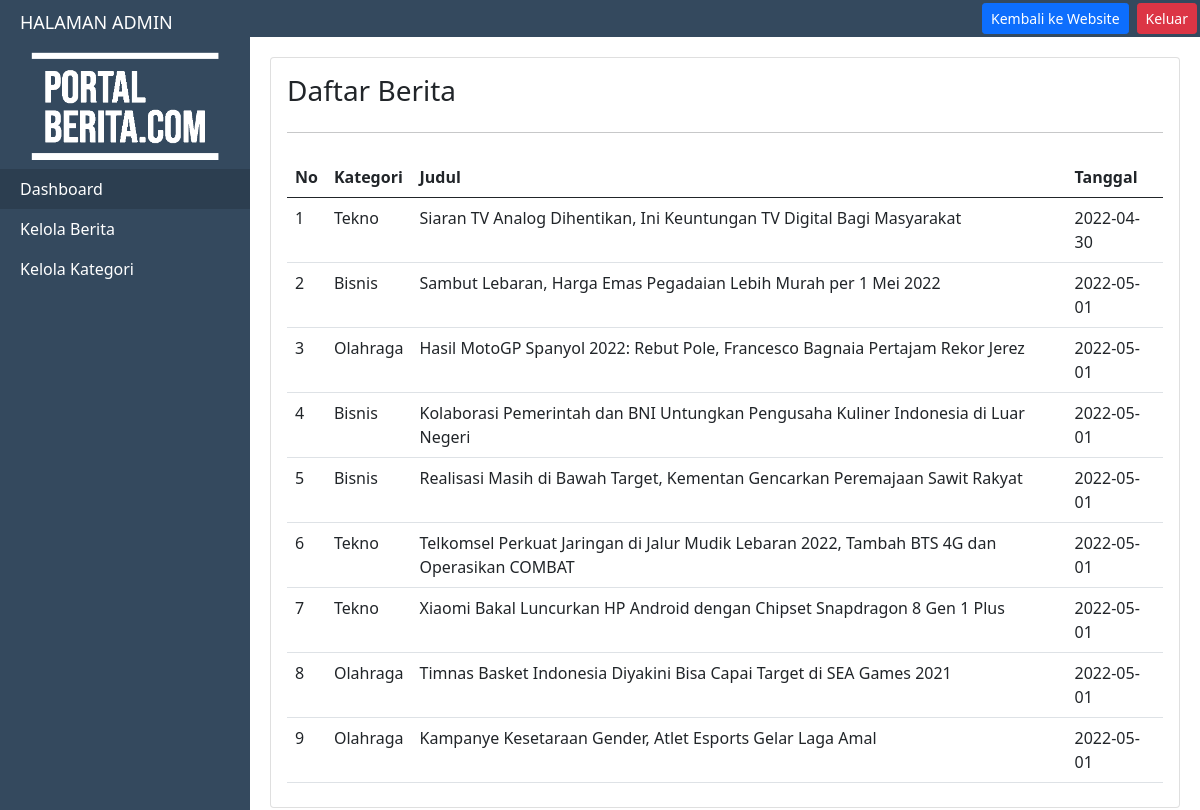
/admin/index.php (signed in), run on the app's committed database.
### tables this page shows
CREATE TABLE `berita` (
  `id_berita` int(11) NOT NULL,
  `id_kategori` int(11) NOT NULL,
  `judul` varchar(255) NOT NULL,
  `tanggal` date NOT NULL,
  `isi` text NOT NULL,
  `gambar` varchar(255) NOT NULL
);

CREATE TABLE `kategori` (
  `id_kategori` int(11) NOT NULL,
  `kategori` varchar(50) NOT NULL
);

### admin/functions.php (called while the page is built, shortened)
<?php
$db = mysqli_connect("localhost", "root", "", "portal_berita");
function query($query)
{
	global $db;
	$result = mysqli_query($db, $query);
	$rows = [];
	while ($row = mysqli_fetch_assoc($result)) {
		$rows[] = $row;
	}
	return $rows;
}

### admin/index.php (the view, shortened to what this page needs)
<?php
require 'functions.php';
$berita = query("SELECT * FROM berita,kategori where berita.id_kategori=kategori.id_kategori");
?>
<!doctype html>
<html lang="en">
<head>
    <link href="https://cdn.jsdelivr.net/npm/bootstrap@5.0.2/dist/css/bootstrap.min.css" rel="stylesheet">
    <link rel="stylesheet" href="../css/style.css">
</head>
<body>
    <div id="wrapper">
        <div id="sidebar-wrapper">
            <ul class="sidebar-nav">
                <li class="sidebar-brand">
                    <a href="index.php" class="text-white">
                        HALAMAN ADMIN
                    </a>
                </li>
                <li class="d-flex justify-content-center">
                    <img src="../img/logo_white.png" alt="" class="w-75 h-75 py-2">
                </li>
                <li class="active">
                    <a href="index.php">Dashboard</a>
                </li>
                <li>
                    <a href="kelola_berita.php">Kelola Berita</a>
                </li>
                <li>
                    <a href="kelola_kategori.php">Kelola Kategori</a>
                </li>
            </ul>
        </div>
        <div id="header" class="sticky-top">
            <div class="d-flex justify-content-end">
                <a href="../" class="btn btn-primary btn-sm mx-2">Kembali ke Website</a>
                <a href="logout.php" class="btn btn-danger btn-sm">Keluar</a>
            </div>
        </div>
        <div id="page-content-wrapper">
            <div class="container-fluid">
                <div class="row">
                    <div class="card col-lg-12 p-3">
                        <h3>Daftar Berita</h3>
                        <hr>
                        <table class="table my-2">
                            <thead>
                                <tr>
                                    <th>No</th>
                                    <th>Kategori</th>
                                    <th>Judul</th>
                                    <th>Tanggal</th>
                                </tr>
                            </thead>
                            <tbody>
                                <?php $i = 1; ?>
                                <?php foreach ($berita as $row) : ?>
                                    <tr>
                                        <td><?php echo $i; ?></td>
                                        <td><?php echo $row["kategori"]; ?></td>
                                        <td><?php echo $row["judul"]; ?></td>
                                        <td><?php echo $row["tanggal"]; ?></td>
                                    </tr>
                                    <?php $i++; ?>
                                <?php endforeach; ?>
                            </tbody>
                        </table>
                    </div>
                </div>
            </div>
        </div>
    </div>
</body>
</html>

### css/style.css (style rules this page uses)
body { overflow-x: hidden; }
#wrapper { padding-left: 0; }
#sidebar-wrapper { z-index: 1000; position: fixed; left: 250px; width: 0; height: 100%; margin-left: -250px; overflow-y: auto; background: #34495e; }
#page-content-wrapper { width: 100%; position: absolute; padding: 15px; }
.sidebar-nav { position: absolute; top: 0; width: 250px; margin: 0; padding: 0; list-style: none; }
.sidebar-nav li { text-indent: 20px; line-height: 40px; }
.sidebar-nav li a { display: block; text-decoration: none; color: #fff; }
.sidebar-nav > .sidebar-brand { height: 44px; font-size: 18px; line-height: 45px; }
.sidebar-nav > .sidebar-brand a { color: #999999; }
@media (min-width:768px) { #wrapper { padding-left: 250px; } }
@media (min-width:768px) { #sidebar-wrapper { width: 250px; } }
@media (min-width:768px) { #page-content-wrapper { padding: 20px; position: relative; } }
#header { background-color: #34495e; padding: 3px; }
li.active > a { background-color: #2c3e50; color: #fff; }

### data on the page
berita: id_kategori.kategori "Tekno", judul "Siaran TV Analog Dihentikan, Ini Keuntungan TV Digital Bagi Masyarakat", tanggal "2022-04-30"
berita: id_kategori.kategori "Bisnis", judul "Sambut Lebaran, Harga Emas Pegadaian Lebih Murah per 1 Mei 2022", tanggal "2022-05-01"
berita: id_kategori.kategori "Olahraga", judul "Hasil MotoGP Spanyol 2022: Rebut Pole, Francesco Bagnaia Pertajam Rekor Jerez", tanggal "2022-05-01"
berita: id_kategori.kategori "Bisnis", judul "Kolaborasi Pemerintah dan BNI Untungkan Pengusaha Kuliner Indonesia di Luar Negeri", tanggal "2022-05-01"
berita: id_kategori.kategori "Bisnis", judul "Realisasi Masih di Bawah Target, Kementan Gencarkan Peremajaan Sawit Rakyat", tanggal "2022-05-01"
berita: id_kategori.kategori "Tekno", judul "Telkomsel Perkuat Jaringan di Jalur Mudik Lebaran 2022, Tambah BTS 4G dan Operasikan COMBAT", tanggal "2022-05-01"
berita: id_kategori.kategori "Tekno", judul "Xiaomi Bakal Luncurkan HP Android dengan Chipset Snapdragon 8 Gen 1 Plus", tanggal "2022-05-01"
berita: id_kategori.kategori "Olahraga", judul "Timnas Basket Indonesia Diyakini Bisa Capai Target di SEA Games 2021", tanggal "2022-05-01"
berita: id_kategori.kategori "Olahraga", judul "Kampanye Kesetaraan Gender, Atlet Esports Gelar Laga Amal", tanggal "2022-05-01"
